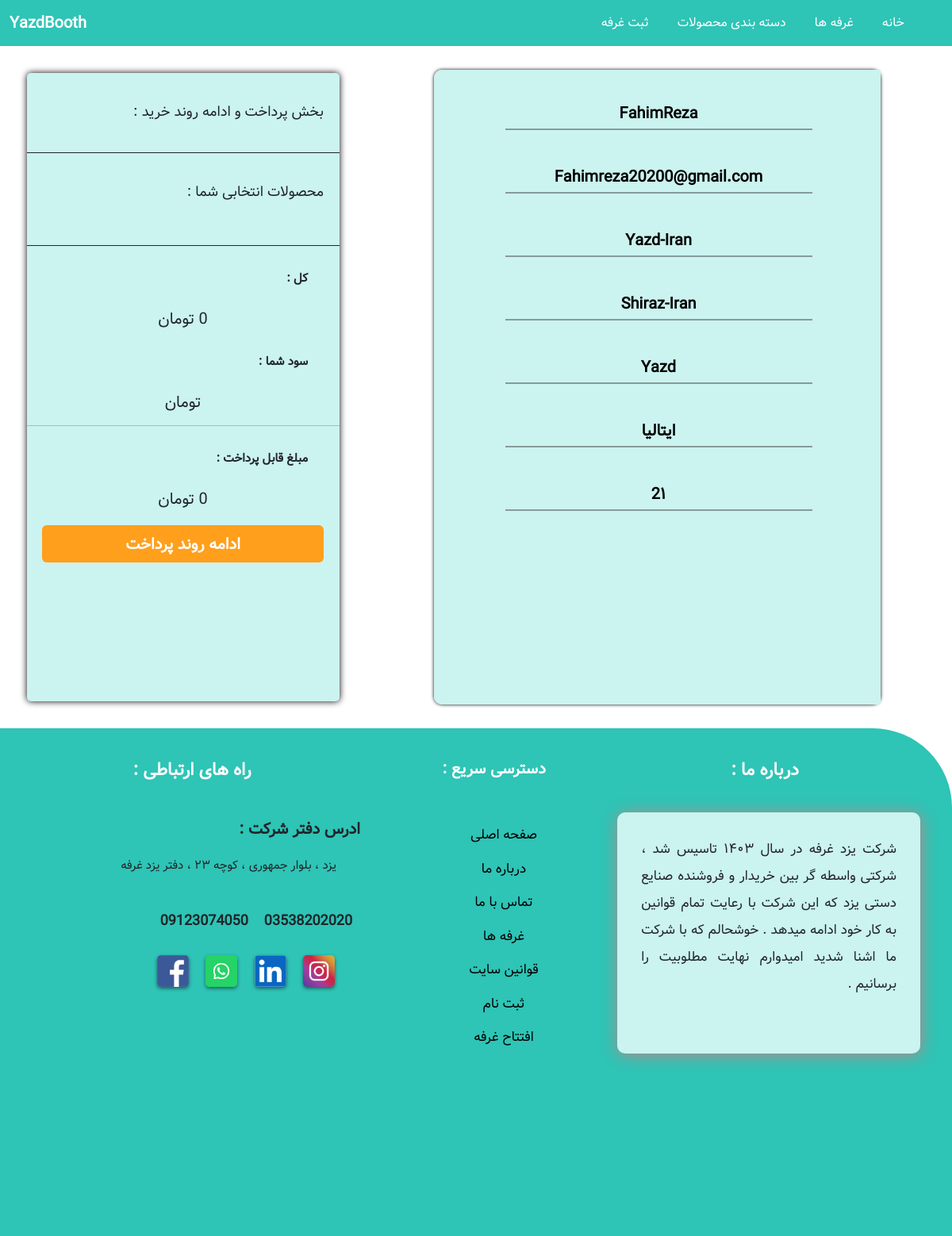
Page /Payment/checkout/ (signed in) on the earlier database version.
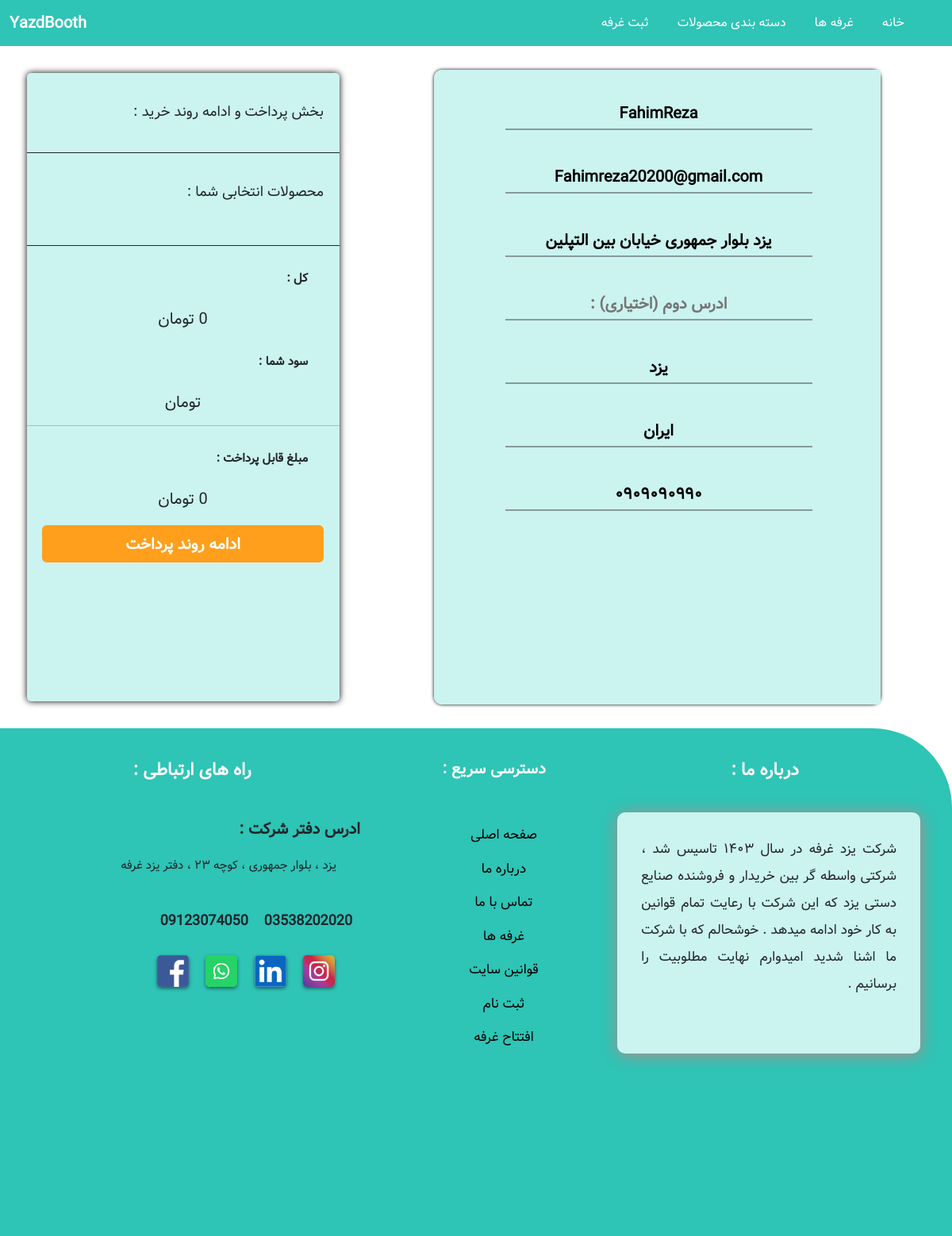
Same page on the later database version.
### Payment/models.py (models this page shows, shortened)
class ShippingAddress(models.Model):
    user = models.ForeignKey(User, on_delete=models.CASCADE)
    shipping_full_name = models.CharField(max_length=100)
    shipping_email = models.CharField(max_length=255)
    shipping_address1 = models.CharField(max_length=255)
    shipping_address2 = models.CharField(max_length=255 , null=True , blank=True)
    shipping_city = models.CharField(max_length=255)
    shipping_country = models.CharField(max_length=255)
    shipping_state = models.CharField(max_length=255 , null=True , blank=True)
    shipping_zipcode = models.CharField(max_length=255 , null=True , blank=True)
    class Mata:
        verbose_name_plural = 'Shipping Address bos'

### Payment/views.py (the view)
# urls.py: path('checkout/', views.CheckOut_Order, name='CheckOut_Order'),
def CheckOut_Order(request):
    cart = Cart(request)
    product = cart.get_prods
    quants = cart.get_quants
    total = cart.get_total
    if request.user.is_authenticated:
        current_user=ShippingAddress.objects.get(user_id=request.user.id)
        shipping_form = ShippingForm(request.POST or None , instance=current_user)
        return render(request=request,template_name='Checkout_Order.html' ,context={'products':product , 'quants':quants , 'total':total , 'shipping_form':shipping_form})
    else:
        shipping_form = ShippingForm(request.POST or None)
        return render(request=request,template_name='Checkout_Order.html' ,context={'products':product , 'quants':quants , 'total':total , 'shipping_form':shipping_form})

### Cart/cart.py (called while the page is built, shortened)
    def get_prods(self):
        product_ids = self.cart.keys()
        product = Product.objects.filter(id__in=product_ids).all()
        return product

    def get_total(self):
        product_ids = self.cart.keys()
        products = Product.objects.filter(id__in=product_ids).all()
        quants = self.cart
        total = 0
        return total

### Cart/context_processors.py (called while the page is built)
def cart(request):
    return {'cart': Cart(request)}

### Payment/templates/Checkout_Order.html (shortened to what this page needs)
{% extends 'base.html' %}
{% load static %}
{% load humanize %}
{% block content %}
<div class="Shipping-Cart">
            <div class="Register" style="height: 50rem; width: 50%;margin-right: 5rem">
            <div class="Register-left" style="width: 100%;">
                <div class="inputs" style="height: auto; margin: 1rem auto;" >
                    {% for item in shipping_form %}
                        {{ item }}
                    {% endfor %}
                </div>
            </div>
    </div>
        <div class="SideBar" style="float: left;">
            <h2>بخش پرداخت و ادامه روند خرید :</h2>
            <hr style="opacity: 1;"/>
            <h2>محصولات انتخابی شما :</h2>
            <hr style="opacity: 1;"/>
            <h4> کل‌ :</h4>
                <h5><span class="total">{{ total|intcomma }}</span> تومان</h5>
            <h4>سود شما :</h4><h5> تومان</h5>
            <hr/>
            <h4>مبلغ قابل پرداخت :</h4><h5><span class="Col-Pardakht"></span> تومان</h5>
            <a href="{% url 'CheckOut_Order' %}" class="btn btn-dark">ادامه روند پرداخت</a>
        </div>
    </div>
{% endblock %}

Differences in the rows shown:
changed ShippingAddress "FahimReza": shipping_address1 "Yazd-Iran" → "یزد بلوار جمهوری خیابان بین التپلین"; shipping_address2 "Shiraz-Iran" → (not shown); shipping_city "Yazd" → "یزد"; shipping_country "ایتالیا" → "ایران"; shipping_zipcode "2۱" → "۰۹۰۹۰۹۰۹۹۰"
